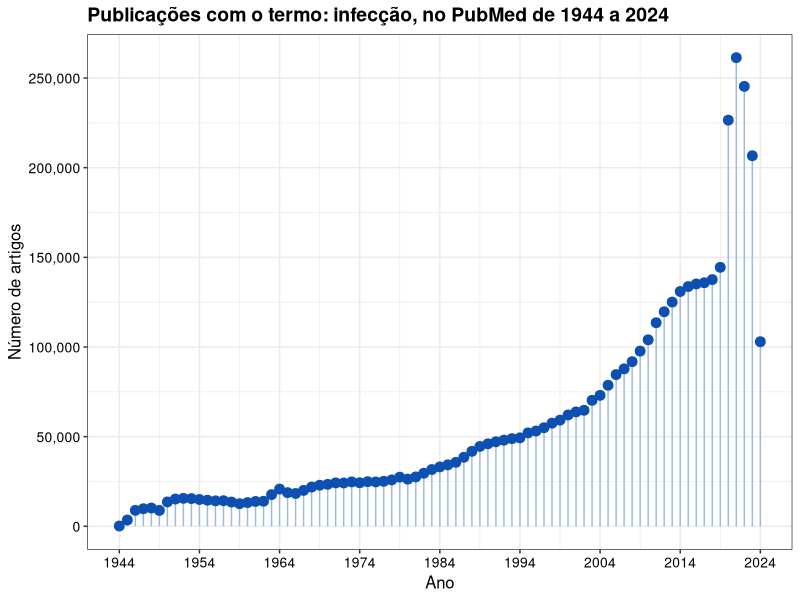

Write the R code that produced this figure.
# Script para visualização de dados - 30 dias e 30 gráficos
# Prof. Giuseppe Leite
# email: ggfleite@gmail.com

# Carregar as bibliotecas necessárias
library(ggplot2)
library(gganimate)
library(tidyverse)

# Carregar o conjunto de dados
PubMed_Timeline_Results_by_Year <- read.csv("PubMed_Timeline_Results_by_Year.csv", comment.char = "#")

# Verificar a estrutura do conjunto de dados
str(PubMed_Timeline_Results_by_Year)

# Criar o gráfico lollipop com melhorias na visualização
p <- ggplot(PubMed_Timeline_Results_by_Year, aes(x = Year, y = Count)) +
  geom_segment(aes(xend = Year, yend = 0), color = "#9eb9e0") +
  geom_point(size = 3, color = "#0d50b2") +
  labs(title = "Publicações com o termo: infecção, no PubMed de 1944 a 2024", 
       x = "Ano", 
       y = "Número de artigos") +
  theme_bw() +
  scale_y_continuous(labels = scales::comma, breaks = seq(0, 300000, by = 50000)) +  # Melhorias nos rótulos do eixo y
  scale_x_continuous(limits = c(1944, 2024), breaks = seq(1944, 2024, by = 10)) +
  theme(
    axis.text.x = element_text(angle = 0, hjust = 0.5, color = "black", size = 10),  # Rótulos do eixo x na horizontal
    axis.text.y = element_text(color = "black", size = 10),
    axis.title.x = element_text(size = 12, color = "black"),
    axis.title.y = element_text(size = 12, color = "black"),
    plot.title = element_text(size = 14, face = "bold", color = "black")
  )

# Exibir o gráfico
print(p)

# Salvar o gráfico em formato PDF
dev.copy2pdf(file = "PubMed_Publications_Lollipop.pdf", width = 10, height = 6)
